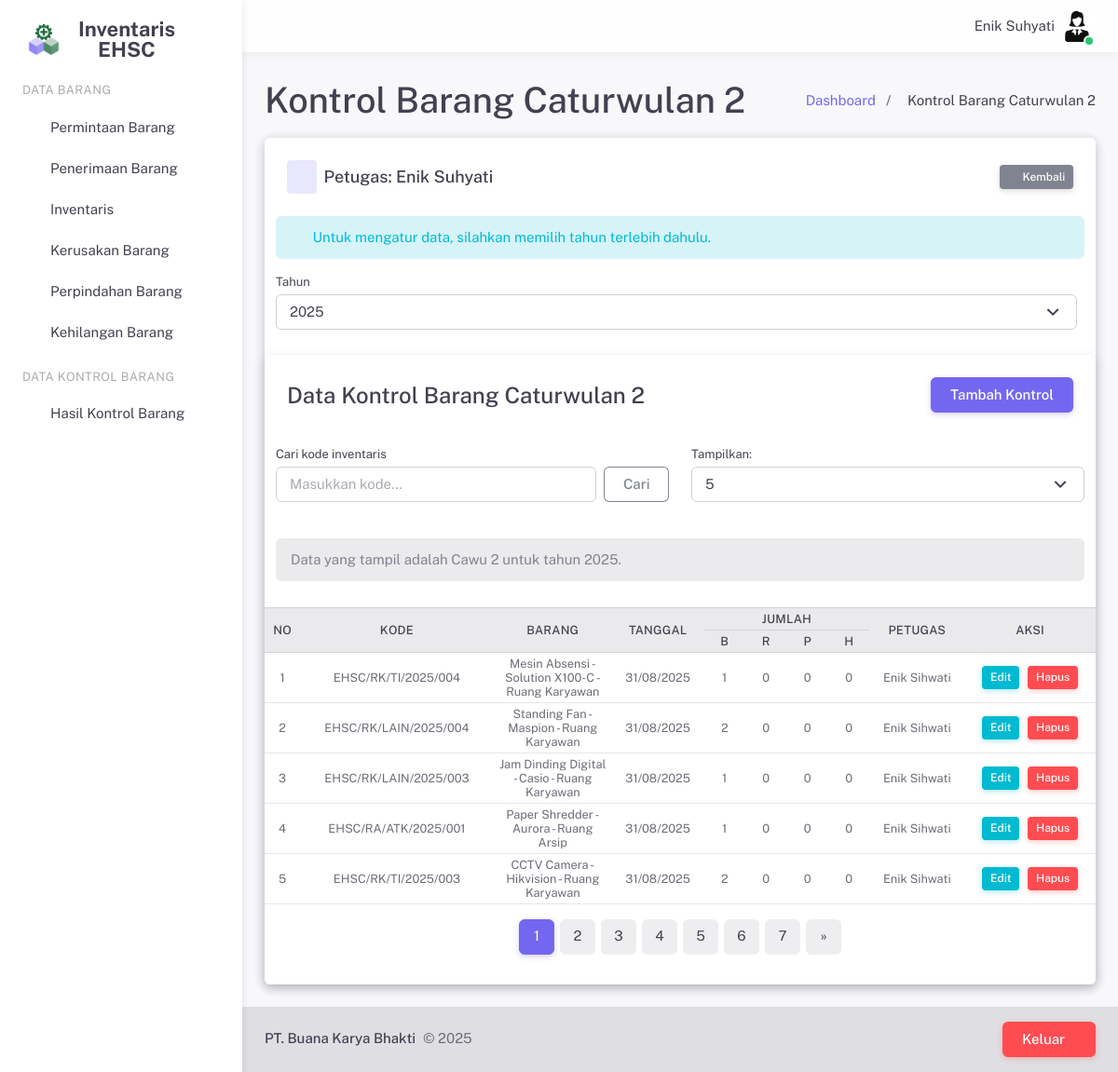
The app's page /pages/kontrolBarangCawuDua.php (signed in) with its own data.
### tables this page shows
CREATE TABLE `user` (
  `id_user` int(11) NOT NULL,
  `nama` varchar(255) NOT NULL,
  `username` varchar(255) NOT NULL,
  `password` varchar(255) NOT NULL,
  `email` varchar(255) NOT NULL,
  `jabatan` varchar(255) NOT NULL,
  `foto` varchar(255) NOT NULL,
  `hak_akses` int(11) NOT NULL
);

CREATE TABLE `kontrol_barang_cawu_dua` (
  `id_kontrol_barang_cawu_dua` int(11) NOT NULL,
  `id_user` int(11) NOT NULL,
  `id_inventaris` int(11) NOT NULL,
  `tanggal_kontrol` date NOT NULL,
  `tahun_kontrol` int(11) NOT NULL,
  `jumlah_baik` int(11) NOT NULL,
  `jumlah_rusak` int(11) NOT NULL,
  `jumlah_pindah` int(11) NOT NULL,
  `jumlah_hilang` int(11) NOT NULL
);

CREATE TABLE `inventaris` (
  `id_inventaris` int(11) NOT NULL,
  `kode_inventaris` varchar(255) NOT NULL,
  `nama_barang` varchar(255) NOT NULL,
  `merk` varchar(255) NOT NULL,
  `id_penerimaan` int(11) DEFAULT NULL,
  `id_departemen` int(11) NOT NULL,
  `id_ruangan` int(11) NOT NULL,
  `id_kategori` int(11) NOT NULL,
  `tanggal_perolehan` date NOT NULL,
  `jumlah_awal` int(11) NOT NULL,
  `jumlah_akhir` int(11) NOT NULL,
  `satuan` varchar(20) NOT NULL,
  `sumber_inventaris` varchar(25) NOT NULL
);

CREATE TABLE `ruangan` (
  `id_ruangan` int(11) NOT NULL,
  `kode_ruangan` varchar(10) NOT NULL,
  `nama_ruangan` varchar(25) NOT NULL
);

### pages/kontrolBarangCawuDua.php (the view, shortened to what the rows shown need)
<?php
require('../server/sessionHandler.php');
require_once('../server/configDB.php');
require('../server/crudKontrolBarangCawuDua.php');
require('../layouts/header.php');
?>
<div class="layout-wrapper layout-content-navbar">
    <div class="layout-container">
        <div class="layout-page">
            <?php require('../layouts/navbar.php'); ?>
            <div class="content-wrapper">
                <div class="container-xxl flex-grow-1 container-p-y">
                    <div class="d-flex justify-content-between align-items-center mb-2">
                        <div>
                            <h2 class="mb-1">Kontrol Barang Caturwulan 2</h2>
                        </div>
                    </div>
                    <div class="card">
                        <div class="card">
                            <div class="card">
                                <div class="table-responsive text-nowrap">
                                    <table class="table table-hover table-sm">
                                        <thead class="table-light">
                                            <tr>
                                                <th rowspan="2" class="text-center align-middle w-30px">No</th>
                                                <th rowspan="2" class="text-center align-middle w-80px">Kode</th>
                                                <th rowspan="2" class="text-center align-middle w-100px">Barang</th>
                                                <th rowspan="2" class="text-center align-middle w-70px">Tanggal</th>
                                                <th colspan="4" class="text-center align-middle w-140px">Jumlah</th>
                                                <th rowspan="2" class="text-center align-middle w-80px">Petugas</th>
                                                <th rowspan="2" class="text-center align-middle w-100px">Aksi</th>
                                            </tr>
                                            <tr>
                                                <th class="text-center align-middle status-cell">B</th>
                                                <th class="text-center align-middle status-cell">R</th>
                                                <th class="text-center align-middle status-cell">P</th>
                                                <th class="text-center align-middle status-cell">H</th>
                                            </tr>
                                        </thead>
                                        <tbody>
                                            <?php
                                            if ($totalRows > 0) {
                                                $no = $offset + 1;
                                                while ($row = mysqli_fetch_assoc($result)) {
                                                    $tampil_nama_merk_ruangan = $row['nama_barang'] . ' - ' . $row['merk'] . ' - ' . $row['nama_ruangan'];
                                            ?>
                                            <tr>
                                                <td class="text-center align-middle"><?php echo $no++; ?></td>
                                                <td class="text-center align-middle">
                                                    <?php echo $row['kode_inventaris']; ?>
                                                </td>
                                                <td class="text-center align-middle">
                                                    <?php echo $tampil_nama_merk_ruangan; ?>
                                                </td>
                                                <td class="text-center align-middle">
                                                    <?php echo date('d/m/Y', strtotime($row['tanggal_kontrol'])); ?>
                                                </td>
                                                <td class="text-center align-middle">
                                                    <?php echo $row['jumlah_baik']; ?>
                                                </td>
                                                <td class="text-center align-middle">
                                                    <?php echo $row['jumlah_rusak']; ?>
                                                </td>
                                                <td class="text-center align-middle">
                                                    <?php echo $row['jumlah_pindah']; ?>
                                                </td>
                                                <td class="text-center align-middle">
                                                    <?php echo $row['jumlah_hilang']; ?>
                                                </td>
                                                <td class="text-center align-middle">
                                                    <?php echo $row['nama_petugas']; ?>
                                                </td>
                                                <td class="align-middle">
                                                    <div class="d-flex gap-2 justify-content-center">
                                                        <button type="button" class="btn btn-info btn-sm"
                                                            data-bs-toggle="modal"
                                                            data-bs-target="#editModal<?php echo $row['id_kontrol_barang_cawu_dua']; ?>">
                                                            Edit
                                                        </button>
                                                        <button type="button" class="btn btn-danger btn-sm"
                                                            data-bs-toggle="modal"
                                                            data-bs-target="#deleteModal<?php echo $row['id_kontrol_barang_cawu_dua']; ?>">
                                                            Hapus
                                                        </button>
                                                    </div>
                                                </td>
                                            </tr>
                                            <?php
                                        }
                                            } ?>
                                        </tbody>
                                    </table>
                                </div>
                            </div>
                        </div>
                    </div>
                </div>
            </div>
        </div>
    </div>
</div>

### layouts/navbar.php (shortened to what the rows shown need)
<?php
require_once('../server/configDB.php');
$query = mysqli_query($conn, "SELECT nama, jabatan, foto FROM user WHERE id_user='$id_user'");
$user = mysqli_fetch_array($query);
$photo_path = "../upload/user/" . $user['foto'];
?>
<nav class="layout-navbar navbar navbar-expand-xl align-items-center bg-navbar-theme" id="layout-navbar">
    <div class="container-xxl">
        <div class="navbar-nav-right d-flex align-items-center" id="navbar-collapse">
            <ul class="navbar-nav flex-row align-items-center ms-auto">
                <span class="ms-2 m-1"><?php echo $user['nama']; ?></span>
                <li class="nav-item navbar-dropdown dropdown-user dropdown">
                    <a class="nav-link dropdown-toggle hide-arrow p-0" data-bs-toggle="dropdown">
                        <div class="avatar avatar-online">
                            <img src="<?php echo $photo_path; ?>" alt class="rounded-circle" />
                        </div>
                    </a>
                </li>
            </ul>
        </div>
</nav>

### records on screen
user: nama "Enik Suhyati", foto (picture)
kontrol_barang_cawu_dua: id_inventaris.kode_inventaris "EHSC/RK/TI/2025/004", id_inventaris.nama_ruangan "Mesin Absensi - Solution X100-C - Ruang Karyawan", tanggal_kontrol "31/08/2025", jumlah_baik "1", jumlah_rusak "0", jumlah_pindah "0", jumlah_hilang "0", id_user.nama "Enik Sihwati"
kontrol_barang_cawu_dua: id_inventaris.kode_inventaris "EHSC/RK/LAIN/2025/004", id_inventaris.nama_ruangan "Standing Fan - Maspion - Ruang Karyawan", tanggal_kontrol "31/08/2025", jumlah_baik "2", jumlah_rusak "0", jumlah_pindah "0", jumlah_hilang "0", id_user.nama "Enik Sihwati"
kontrol_barang_cawu_dua: id_inventaris.kode_inventaris "EHSC/RK/LAIN/2025/003", id_inventaris.nama_ruangan "Jam Dinding Digital - Casio - Ruang Karyawan", tanggal_kontrol "31/08/2025", jumlah_baik "1", jumlah_rusak "0", jumlah_pindah "0", jumlah_hilang "0", id_user.nama "Enik Sihwati"
kontrol_barang_cawu_dua: id_inventaris.kode_inventaris "EHSC/RA/ATK/2025/001", id_inventaris.nama_ruangan "Paper Shredder - Aurora - Ruang Arsip", tanggal_kontrol "31/08/2025", jumlah_baik "1", jumlah_rusak "0", jumlah_pindah "0", jumlah_hilang "0", id_user.nama "Enik Sihwati"
kontrol_barang_cawu_dua: id_inventaris.kode_inventaris "EHSC/RK/TI/2025/003", id_inventaris.nama_ruangan "CCTV Camera - Hikvision - Ruang Karyawan", tanggal_kontrol "31/08/2025", jumlah_baik "2", jumlah_rusak "0", jumlah_pindah "0", jumlah_hilang "0", id_user.nama "Enik Sihwati"

### other values on screen
$_SESSION['nama'] "Enik Suhyati"
$tahun "2025"
form field year "2025"
form field limit "5"
